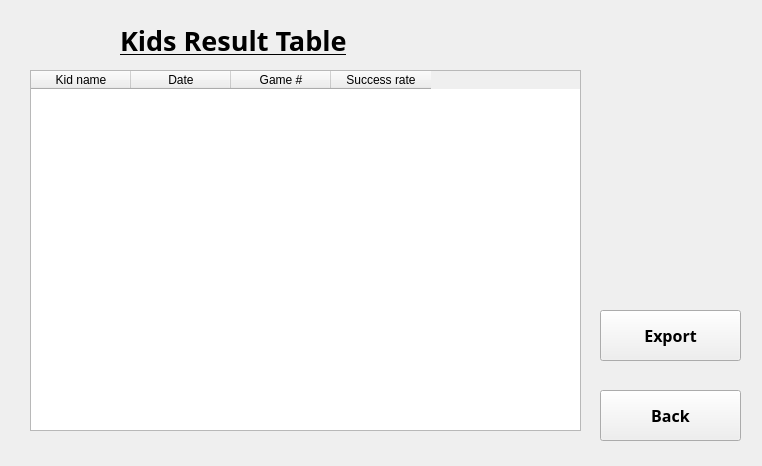
<?xml version="1.0" encoding="UTF-8"?>
<ui version="4.0">
 <class>KidsResultTable</class>
 <widget class="QMainWindow" name="KidsResultTable">
  <property name="geometry">
   <rect>
    <x>0</x>
    <y>0</y>
    <width>762</width>
    <height>466</height>
   </rect>
  </property>
  <property name="windowTitle">
   <string>MainWindow</string>
  </property>
  <widget class="QWidget" name="centralwidget">
   <widget class="QTableWidget" name="resultTable">
    <property name="geometry">
     <rect>
      <x>30</x>
      <y>70</y>
      <width>551</width>
      <height>361</height>
     </rect>
    </property>
    <property name="cornerButtonEnabled">
     <bool>false</bool>
    </property>
    <column>
     <property name="text">
      <string>Kid name</string>
     </property>
    </column>
    <column>
     <property name="text">
      <string>Date</string>
     </property>
    </column>
    <column>
     <property name="text">
      <string>Game #</string>
     </property>
    </column>
    <column>
     <property name="text">
      <string>Success rate</string>
     </property>
    </column>
   </widget>
   <widget class="QLabel" name="result_TABLE_LABEL">
    <property name="geometry">
     <rect>
      <x>120</x>
      <y>10</y>
      <width>441</width>
      <height>61</height>
     </rect>
    </property>
    <property name="font">
     <font>
      <family>Arial Black</family>
      <pointsize>20</pointsize>
      <weight>75</weight>
      <bold>true</bold>
     </font>
    </property>
    <property name="text">
     <string>&lt;html&gt;&lt;head/&gt;&lt;body&gt;&lt;p&gt;&lt;span style=&quot; text-decoration: underline;&quot;&gt;Kids Result Table&lt;/span&gt;&lt;/p&gt;&lt;/body&gt;&lt;/html&gt;</string>
    </property>
   </widget>
   <widget class="QPushButton" name="backButton">
    <property name="geometry">
     <rect>
      <x>600</x>
      <y>390</y>
      <width>141</width>
      <height>51</height>
     </rect>
    </property>
    <property name="font">
     <font>
      <family>Arial Black</family>
      <pointsize>12</pointsize>
      <weight>75</weight>
      <bold>true</bold>
     </font>
    </property>
    <property name="text">
     <string>Back</string>
    </property>
   </widget>
   <widget class="QPushButton" name="exportButton">
    <property name="geometry">
     <rect>
      <x>600</x>
      <y>310</y>
      <width>141</width>
      <height>51</height>
     </rect>
    </property>
    <property name="font">
     <font>
      <family>Arial Black</family>
      <pointsize>12</pointsize>
      <weight>75</weight>
      <bold>true</bold>
     </font>
    </property>
    <property name="text">
     <string>Export</string>
    </property>
   </widget>
  </widget>
 </widget>
 <resources/>
 <connections/>
</ui>
